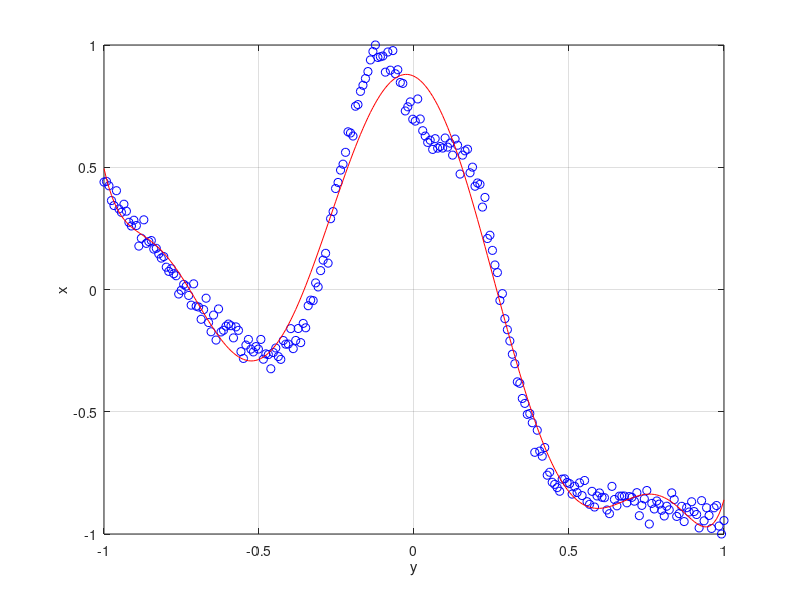

This figure's MATLAB source:
X = importdata('data.dat');
v = X(:,2);
p = X(:,1);

%%% Normalizacao dos dados de entrada e saida
v=(v - min(v))/(max(v)-min(v));  % normaliza entradas entre 0 e 1
p=(p - min(p))/(max(p)-min(p));  % normaliza saidas entre 0 e 1

v=2*v-1;  % Normaliza entradas entre -1 e +1
p=2*p-1;  % Normaliza saidas entre -1 e +1
tic;
B = polyfit(v, p,8)
timeElapsed=toc
ypred=polyval(B,v);
erro=p-ypred;
SEQ=sum(erro.^2);

figure; plot(v,p,'bo'); hold on; grid; % diagrama de dispersao
xlabel('y'); 
ylabel('x');

plot(v,ypred,'r-'); % Sobrepoe curva de regressao aos dados
hold off; 


